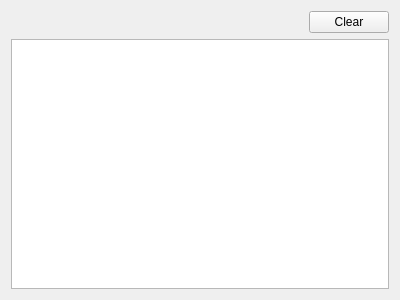
<?xml version="1.0" encoding="UTF-8"?>
<ui version="4.0">
 <class>Maditor::View::LogWidget</class>
 <widget class="QWidget" name="Maditor::View::LogWidget">
  <property name="geometry">
   <rect>
    <x>0</x>
    <y>0</y>
    <width>400</width>
    <height>300</height>
   </rect>
  </property>
  <property name="windowTitle">
   <string>Form</string>
  </property>
  <layout class="QVBoxLayout" name="verticalLayout">
   <item>
    <layout class="QHBoxLayout" name="horizontalLayout">
     <item>
      <spacer name="horizontalSpacer">
       <property name="orientation">
        <enum>Qt::Horizontal</enum>
       </property>
       <property name="sizeHint" stdset="0">
        <size>
         <width>40</width>
         <height>20</height>
        </size>
       </property>
      </spacer>
     </item>
     <item>
      <widget class="QPushButton" name="clearButton">
       <property name="text">
        <string>Clear</string>
       </property>
      </widget>
     </item>
    </layout>
   </item>
   <item>
    <widget class="QTableView" name="tableView">
     <property name="selectionMode">
      <enum>QAbstractItemView::SingleSelection</enum>
     </property>
     <property name="selectionBehavior">
      <enum>QAbstractItemView::SelectRows</enum>
     </property>
     <attribute name="horizontalHeaderMinimumSectionSize">
      <number>0</number>
     </attribute>
     <attribute name="horizontalHeaderStretchLastSection">
      <bool>true</bool>
     </attribute>
     <attribute name="verticalHeaderVisible">
      <bool>false</bool>
     </attribute>
    </widget>
   </item>
  </layout>
 </widget>
 <resources/>
 <connections/>
</ui>
